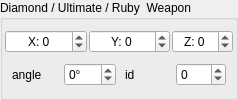
                 <widget class="QGroupBox" name="leaderonworld_box_2">
                  <property name="title">
                   <string>Diamond / Ultimate / Ruby  Weapon</string>
                  </property>
                  <layout class="QVBoxLayout" name="verticalLayout_103">
                   <property name="spacing">
                    <number>2</number>
                   </property>
                   <property name="leftMargin">
                    <number>2</number>
                   </property>
                   <property name="topMargin">
                    <number>2</number>
                   </property>
                   <property name="rightMargin">
                    <number>2</number>
                   </property>
                   <property name="bottomMargin">
                    <number>2</number>
                   </property>
                   <item>
                    <layout class="QHBoxLayout" name="horizontalLayout_75">
                     <item>
                      <widget class="QSpinBox" name="durw_x">
                       <property name="wrapping">
                        <bool>true</bool>
                       </property>
                       <property name="alignment">
                        <set>Qt::AlignCenter</set>
                       </property>
                       <property name="prefix">
                        <string notr="true">X: </string>
                       </property>
                       <property name="maximum">
                        <number>295000</number>
                       </property>
                      </widget>
                     </item>
                     <item>
                      <widget class="QSpinBox" name="durw_y">
                       <property name="wrapping">
                        <bool>true</bool>
                       </property>
                       <property name="alignment">
                        <set>Qt::AlignCenter</set>
                       </property>
                       <property name="prefix">
                        <string>Y: </string>
                       </property>
                       <property name="maximum">
                        <number>230000</number>
                       </property>
                      </widget>
                     </item>
                     <item>
                      <widget class="QSpinBox" name="durw_z">
                       <property name="wrapping">
                        <bool>true</bool>
                       </property>
                       <property name="alignment">
                        <set>Qt::AlignCenter</set>
                       </property>
                       <property name="prefix">
                        <string notr="true">Z: </string>
                       </property>
                       <property name="maximum">
                        <number>255</number>
                       </property>
                      </widget>
                     </item>
                    </layout>
                   </item>
                   <item>
                    <layout class="QHBoxLayout" name="horizontalLayout_90">
                     <item>
                      <spacer name="horizontalSpacer_68">
                       <property name="orientation">
                        <enum>Qt::Horizontal</enum>
                       </property>
                      </spacer>
                     </item>
                     <item>
                      <widget class="QLabel" name="label_200">
                       <property name="text">
                        <string>angle</string>
                       </property>
                      </widget>
                     </item>
                     <item>
                      <widget class="QSpinBox" name="durw_angle">
                       <property name="wrapping">
                        <bool>true</bool>
                       </property>
                       <property name="suffix">
                        <string notr="true">°</string>
                       </property>
                       <property name="minimum">
                        <number>0</number>
                       </property>
                       <property name="maximum">
                        <number>360</number>
                       </property>
                      </widget>
                     </item>
                     <item>
                      <spacer name="horizontalSpacer_84">
                       <property name="orientation">
                        <enum>Qt::Horizontal</enum>
                       </property>
                      </spacer>
                     </item>
                     <item>
                      <widget class="QLabel" name="label_201">
                       <property name="text">
                        <string>id</string>
                       </property>
                      </widget>
                     </item>
                     <item>
                      <widget class="QSpinBox" name="durw_id">
                       <property name="wrapping">
                        <bool>true</bool>
                       </property>
                       <property name="maximum">
                        <number>255</number>
                       </property>
                      </widget>
                     </item>
                     <item>
                      <spacer name="horizontalSpacer_86">
                       <property name="orientation">
                        <enum>Qt::Horizontal</enum>
                       </property>
                      </spacer>
                     </item>
                    </layout>
                   </item>
                  </layout>
                 </widget>
